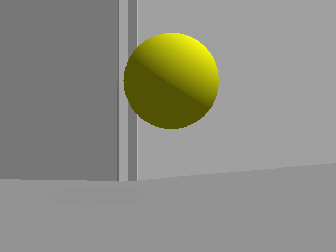
#> input picture imagefiles/balloon_yellow.png, 336 x 252 px
$ python removeyellow.py
#> lines starting #> are read from the running program, lines starting #| are printed output that depends on the picture; after the words box and inside, x2 and y2 are one past the last pixel; in counts of white or black regions, pixels touching at a corner belong together
import cv2
import numpy as np
img = cv2.imread('imagefiles/balloon_yellow.png')
#> img is the input picture: shape (252, 336, 3); mean B, G, R 131.9, 141.7, 141.7
hsv = cv2.cvtColor(img, cv2.COLOR_BGR2HSV)
#> hsv: shape (252, 336, 3); mean H, S, V 2.6, 20.3, 141.7
outhsv = cv2.inRange(hsv, np.array([50/2, 20, 10]), np.array([70/2,255,235]))
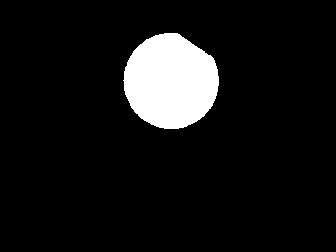
#> outhsv: shape (252, 336); 8.3% white; 1 white region, box (x1, y1, x2, y2) and area: (123, 33, 219, 129) 7054

# blue colored
#img[:, :, 0] = np.bitwise_or(img[:, :, 0], outhsv)

# green colored
img[:, :, 1] = np.bitwise_or(img[:, :, 1], outhsv)
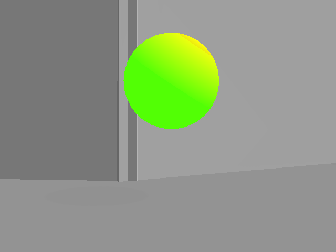
#> img: shape (252, 336, 3); 8.33% of pixels changed, all inside (x1, y1, x2, y2) = (123, 33, 219, 129)

# orange/red colored
#img[:, :, 2] = np.bitwise_or(img[:, :, 2], outhsv)
cv2.imwrite('noyellowaugment.jpg', img)
cv2.imwrite('noyellowmap.jpg', outhsv)
